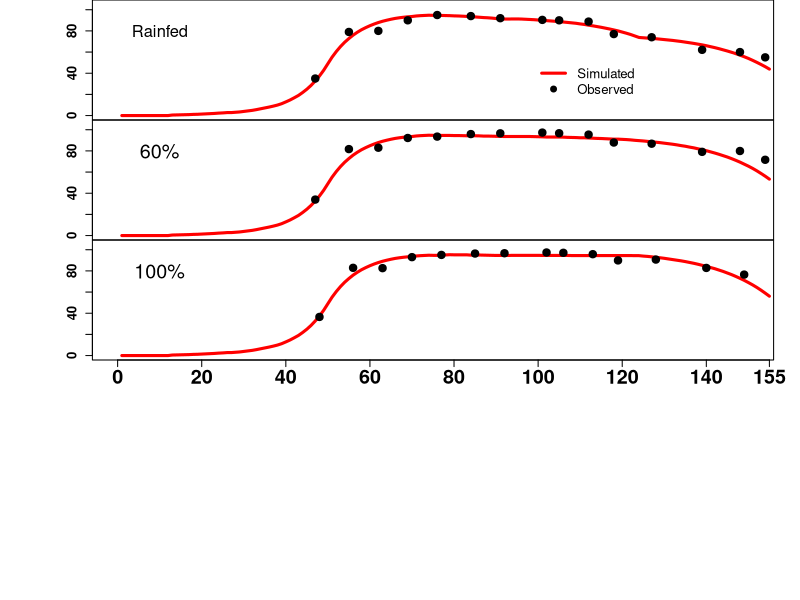
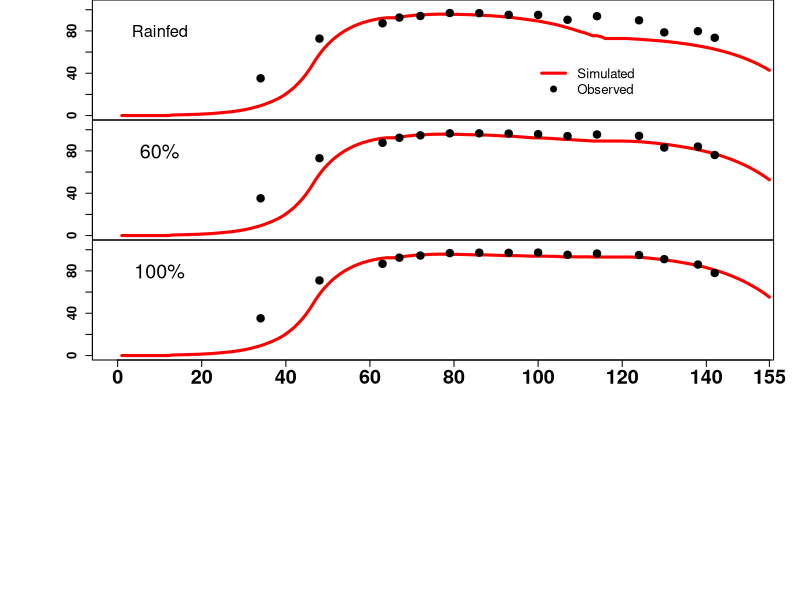

These charts were generated, in order, by the following R code:
## ---- chunk 1
knitr::opts_chunk$set(echo = TRUE)
## ---- chunk 2
# Reading the data file from the existing directory
canopycover=read.csv(file = "cc_aquacrop_results.csv",header = TRUE) 
## ---- chunk 3
# Reading few observations
head (canopycover)

#reading treatments in the data
#canopycover$Trt

#creating data frames for individual years
cc2009=canopycover[(canopycover$Year=="2009"),]
cc2010=canopycover[(canopycover$Year=="2010"),]

## ---- chunk 4
## PLotting canopy cover for individual years and treatments
# Visualizing 2009 results 
layout(matrix(1:5, ncol = 1), widths = 1,respect = FALSE)
par(mar=c(0,7,0,2), mgp=c(5.0,1,0))
plot(Sim~ DAP,data=cc2009,font.lab=1,type="o",xaxt='n',ylab = "",xlab = "Days after planting (DAP)",cex.sub=1.2,font=2,xlim=c(0,150),ylim=c(0,105),subset=Trt=="0",cex.axis=1.2,cex=0, lwd=3, col="red")
points(Obs~ DAP,data=cc2009,font=2,subset=Trt=="0",cex=1.5, pch=19, col="black")
legend(100,55,legend= c("Simulated","Observed"),col=c("red","black"),lwd=c(3,NA),bty="n",pch=c(NA,19),cex=1.2)
text(10,80,"Rainfed", pch=17, cex=1.5)
     
#par(mar=c(0,7,0,2), mgp=c(3.0,1,0))
#plot(Sim~ DAP,data=cc2009,type="o",ylab = "",xaxt='n',xlab = "Days after planting (DAP)",cex.sub=1.2,font=2,xlim=c(0,150),ylim=c(0,105),subset=Trt=="50",cex.lab=1.2,cex.axis=1.2,cex=0, lwd=3,pch=1, col="red")
#points(Obs~ DAP,data=cc2009,font=2,subset=Trt=="50",cex=1.5, pch=19, col="black")
#text(10,80,"50%", pch=17, cex=1.8)

par(mar=c(0,7,0,2), mgp=c(3.0,1,0))
plot(Sim~ DAP,data=cc2009,type="o",ylab = "",xaxt='n',xlab = "Days after planting (DAP)",cex.sub=1.2,font=2,xlim=c(0,150),ylim=c(0,105),subset=Trt=="60",cex.lab=1.2,cex.axis=1.2,cex=0, lwd=3,pch=1, col="red")
points(Obs~ DAP,data=cc2009,font=2,subset=Trt=="60",cex=1.5, pch=19, col="black")
text(10,80,"60%", pch=17, cex=1.8)

#par(mar=c(0,7,0,2), mgp=c(3.0,1,0))
#plot(Sim~ DAP,data=cc2009,type="o",ylab = "",xaxt='n',xlab = "Days after planting (DAP)",cex.sub=1.2,font=2,xlim=c(0,150),ylim=c(0,105),subset=Trt=="75",cex.lab=1.2,cex.axis=1.2,cex=0, lwd=3,pch=1, col="red")
#points(Obs~ DAP,data=cc2009,font=2,subset=Trt=="75",cex=1.5, pch=19, col="black")
#text(10,80,"75%", pch=17, cex=1.8)

par(mar=c(0,7,0,2), mgp=c(3.0,1,0))
plot(Sim~ DAP,data=cc2009,type="o",ylab = "",xaxt='n',xlab = "Days after planting (DAP)",cex.sub=1.2,font=2,xlim=c(0,150),ylim=c(0,105),subset=Trt=="100",cex.lab=1.2,cex.axis=1.2,cex=0, lwd=3,pch=1, col="red")
points(Obs~ DAP,data=cc2009,font=2,subset=Trt=="100",cex=1.5, pch=19, col="black")
axis (1,font=2,at=c(0,20,40,60,80,100,120,140,155),cex.axis=1.8,labels=c(0,20,40,60,80,100,120,140,155))
text(10,80,"100%", pch=17, cex=1.8)
## ---- chunk 5
## PLotting canopy cover for individual years and treatments
# Visualizing 2009 results 
layout(matrix(1:5, ncol = 1), widths = 1,respect = FALSE)
par(mar=c(0,7,0,2), mgp=c(5.0,1,0))
plot(Sim~ DAP,data=cc2010,type="o",font.lab=1,xaxt='n',ylab = "",xlab = "Days after planting (DAP)",cex.sub=1.2,font=2,xlim=c(0,150),ylim=c(0,105),subset=Trt=="0",cex.lab=1.2,cex.axis=1.2,cex=0, lwd=3,pch=1, col="red")
points(Obs~ DAP,data=cc2010,font=2,subset=Trt=="0",cex=1.5, pch=19, col="black")
legend(100,55,legend= c("Simulated","Observed"),col=c("red","black"),lwd=c(3,NA),bty="n",pch=c(NA,19),cex=1.2)
text(10,80,"Rainfed", pch=17, cex=1.5)

#par(mar=c(0,7,0,2), mgp=c(3.0,1,0))
#plot(Sim~ DAP,data=cc2010,type="o",ylab = "",xaxt='n',xlab = "Days after planting (DAP)",cex.sub=1.2,font=2,xlim=c(0,150),ylim=c(0,105),subset=Trt=="50",cex.lab=1.2,cex.axis=1.2,cex=0, lwd=3,pch=1, col="red")
#points(Obs~ DAP,data=cc2010,font=2,subset=Trt=="50",cex=1.5, pch=19, col="black")
#text(10,80,"50%", pch=17, cex=1.8)

par(mar=c(0,7,0,2), mgp=c(3.0,1,0))
plot(Sim~ DAP,data=cc2010,type="o",ylab = "",xaxt='n',xlab = "Days after planting (DAP)",cex.sub=1.2,font=2,xlim=c(0,150),ylim=c(0,105),subset=Trt=="60",cex.lab=1.2,cex.axis=1.2,cex=0, lwd=3,pch=1, col="red")
points(Obs~ DAP,data=cc2010,font=2,subset=Trt=="60",cex=1.5, pch=19, col="black")
text(10,80,"60%", pch=17, cex=1.8)

#par(mar=c(0,7,0,2), mgp=c(3.0,1,0))
#plot(Sim~ DAP,data=cc2010,type="o",ylab = "",xaxt='n',xlab = "Days after planting (DAP)",cex.sub=1.2,font=2,xlim=c(0,150),ylim=c(0,105),subset=Trt=="75",cex.lab=1.2,cex.axis=1.2,cex=0, lwd=3,pch=1, col="red")
#points(Obs~ DAP,data=cc2010,font=2,subset=Trt=="75",cex=1.5, pch=19, col="black")
#text(10,80,"75%", pch=17, cex=1.8)

par(mar=c(0,7,0,2), mgp=c(3.0,1,0))
plot(Sim~ DAP,data=cc2010,type="o",ylab = "",xaxt='n',xlab = "Days after planting (DAP)",cex.sub=1.2,font=2,xlim=c(0,150),ylim=c(0,105),subset=Trt=="100",cex.lab=1.2,cex.axis=1.2,cex=0, lwd=3,pch=1, col="red")
points(Obs~ DAP,data=cc2010,font=2,subset=Trt=="100",cex=1.5, pch=19, col="black")
axis (1,font=2,at=c(0,20,40,60,80,100,120,140,155),cex.axis=1.8,labels=c(0,20,40,60,80,100,120,140,155))
text(10,80,"100%", pch=17, cex=1.8)
